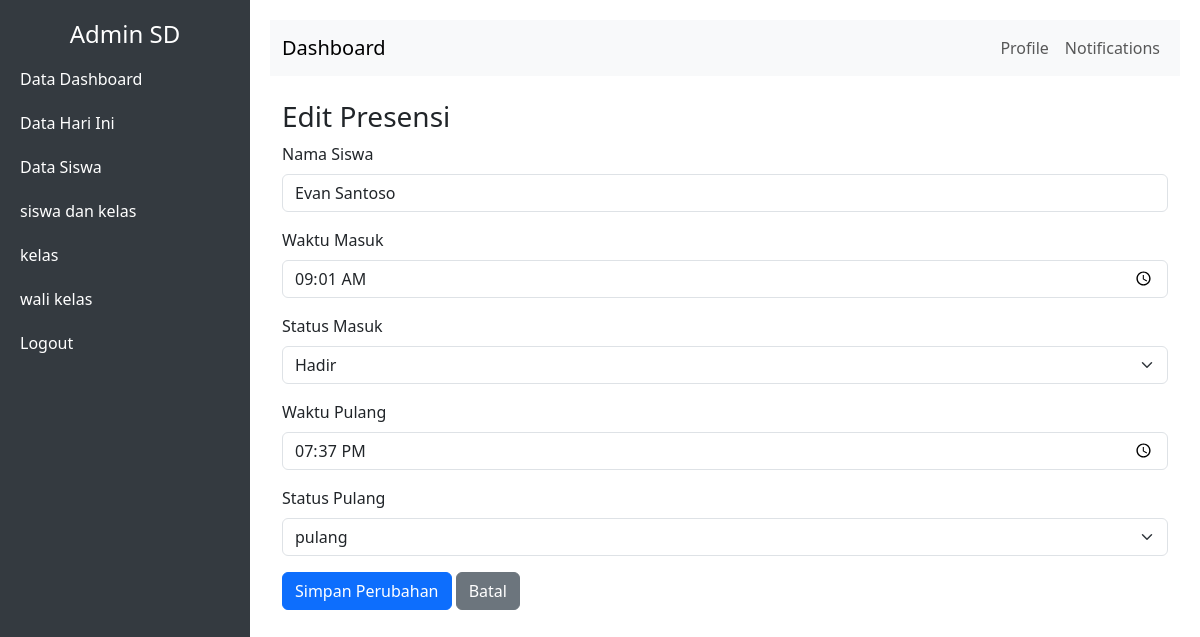
Screenshot of /edit_presensi_report.php?id=93 (signed in) with the database file from the repository.
### tables this page shows
CREATE TABLE `tingkat` (
  `id_tingkat` int(10) NOT NULL AUTO_INCREMENT,
  `tingkat` varchar(100) DEFAULT NULL,
  `status_hapus` int(10) NOT NULL DEFAULT 0,
  PRIMARY KEY (`id_tingkat`)
);

CREATE TABLE `presensi` (
  `id_presensi` int(11) NOT NULL AUTO_INCREMENT,
  `id_pergantian_kelas` int(11) NOT NULL,
  `tanggal` date NOT NULL,
  `waktu` time NOT NULL,
  `status_masuk` enum('Hadir','Izin','Sakit','Alfa') NOT NULL,
  `waktu_pulang` time DEFAULT NULL,
  `status_pulang` enum('pulang cepat','pulang') DEFAULT NULL,
  `status_hapus` int(10) NOT NULL DEFAULT 0,
  PRIMARY KEY (`id_presensi`),
  KEY `id_siswa` (`id_pergantian_kelas`)
);

CREATE TABLE `siswa` (
  `id_siswa` int(11) NOT NULL AUTO_INCREMENT,
  `nama` varchar(100) NOT NULL,
  `rfid_tag_hex` varchar(255) DEFAULT NULL,
  `rfid_tag_dec` varchar(255) DEFAULT NULL,
  `id_tingkat` int(10) DEFAULT NULL,
  `id_angkatan` int(10) DEFAULT NULL,
  `tanggal_lahir` date DEFAULT NULL,
  `status_lulus` int(10) DEFAULT 0,
  `status_keluar` int(10) DEFAULT 0,
  `status_hapus` int(10) NOT NULL DEFAULT 0,
  `nomor_orang_tua` varchar(100) DEFAULT NULL,
  PRIMARY KEY (`id_siswa`)
);

### edit_presensi_report.php (the view, shortened to what this page needs)
<?php
include "koneksi.php";
$id_presensi = $_GET['id'];
$sql = "SELECT p.*,
       s.nama AS nama_siswa,
       t.tingkat,
       ta.status_aktif
FROM presensi p
JOIN kelas_siswa ks ON p.id_pergantian_kelas = ks.id_pergantian_kelas
JOIN siswa s ON ks.id_siswa = s.id_siswa
JOIN tingkat t ON s.id_tingkat = t.id_tingkat
JOIN tahun_ajaran ta ON ks.id_tahun_ajaran = ta.id_tahun_ajaran
WHERE p.status_hapus = 0
  AND ta.status_aktif = '1'
  AND p.id_presensi = ?
ORDER BY p.waktu ASC;
";
$stmt = $conn->prepare($sql);
$stmt->bind_param("i", $id_presensi);
$stmt->execute();
$result = $stmt->get_result();
if ($result->num_rows > 0) {
    $data = $result->fetch_assoc();
} else {
    echo "<div class='alert alert-danger'>data ini di luar periode saat ini.</div>";
    exit;
}
?>
<!DOCTYPE html>
<html lang="en">
<head>
    <link href="https://cdn.jsdelivr.net/npm/bootstrap@5.3.0/dist/css/bootstrap.min.css" rel="stylesheet">
</head>
<body>
    <?php include "navbar.php"; ?>
    <div class="content">
        <nav class="navbar navbar-expand-lg navbar-light bg-light">
            <div class="container-fluid">
                <a class="navbar-brand" href="#">Dashboard</a>
                <div class="collapse navbar-collapse" id="navbarNav">
                    <ul class="navbar-nav ms-auto">
                        <li class="nav-item">
                            <a class="nav-link" href="#">Profile</a>
                        </li>
                        <li class="nav-item">
                            <a class="nav-link" href="#">Notifications</a>
                        </li>
                    </ul>
                </div>
            </div>
        </nav>
        <div class="container mt-4">
            <h3>Edit Presensi</h3>
            <form action="proses_edit_presensi_report.php" method="POST">
                <div class="mb-3">
                    <label for="nama_siswa" class="form-label">Nama Siswa</label>
                    <input type="text" id="nama_siswa" name="nama_siswa" class="form-control" value="<?php echo $data['nama_siswa']; ?>" readonly>
                </div>
                <div class="mb-3">
                    <label for="waktu_masuk" class="form-label">Waktu Masuk</label>
                    <input type="time" id="waktu_masuk" name="waktu_masuk" class="form-control" value="<?php echo $data['waktu']; ?>" required>
                </div>
                <div class="mb-3">
                    <label for="status_masuk" class="form-label">Status Masuk</label>
                    <select id="status_masuk" name="status_masuk" class="form-select" required>
                        <option value="Hadir" <?php if ($data['status_masuk'] == 'Hadir') echo 'selected'; ?>>Hadir</option>
                    </select>
                </div>
                <div class="mb-3">
                    <label for="waktu_pulang" class="form-label">Waktu Pulang</label>
                    <input type="time" id="waktu_pulang" name="waktu_pulang" class="form-control" value="<?php echo $data['waktu_pulang']; ?>">
                </div>
                <div class="mb-3">
                    <label for="status_pulang" class="form-label">Status Pulang</label>
                    <select id="status_pulang" name="status_pulang" class="form-select">
                        <option value="pulang" <?php if ($data['status_pulang'] == 'pulang') echo 'selected'; ?>>pulang</option>
                    </select>
                </div>
                <button type="submit" class="btn btn-primary">Simpan Perubahan</button>
                <a href="dashboard.php" class="btn btn-secondary">Batal</a>
            </form>
        </div>
    </div>
</body>
</html>

### navbar.php (shortened to what this page needs)
<div class="sidebar">
    <?php
    if ($_SESSION['jabatan'] == 'admin') {
    ?>
        <h4 class="text-center">Super Admin</h4>
    <?php
    } elseif ($_SESSION['jabatan'] == 'jenjang') {
        $id = $_SESSION['id_user'];
        $query_cari_id = mysqli_query($conn, "SELECT * from jenjang where id_user = '$id'");
        $row_cari_id = mysqli_fetch_array($query_cari_id);
        $id_tingkat = $row_cari_id['id_tingkat'];
        $query_tangkap_tingkat = mysqli_query($conn, "SELECT * from tingkat where id_tingkat = '$id_tingkat'");
        $row_tangkap_tingkat = mysqli_fetch_array($query_tangkap_tingkat);
        $tingkat = $row_tangkap_tingkat['tingkat'];
    ?>
        <h4 class="text-center"> Admin <?php echo $tingkat; ?></h4>
    <?php
    }
    ?>
    <a href="data_dashboard.php">Data Dashboard</a>
    <a href="dashboard.php">Data Hari Ini</a>
    <a href="data_siswa.php">Data Siswa</a>
    <a href="data_siswa_kelas.php">siswa dan kelas</a>
    <?php
    if ($_SESSION['jabatan'] == 'jenjang') {
    ?>
        <a href="kelas.php">kelas</a>
        <a href="wali_kelas.php">wali kelas</a>
    <?php
    }
    ?>
    <a href="logout.php">Logout</a>
</div>

### edit_presensi_report.php (style rules this page uses)
body { display: flex; height: 100vh; margin: 0; overflow: hidden; }
.sidebar { width: 250px; background-color: #343a40; color: #fff; display: flex; flex-direction: column; padding: 20px 0; }
.sidebar a { color: #fff; text-decoration: none; padding: 10px 20px; display: block; }
.content { flex: 1; padding: 20px; overflow-y: auto; }
.navbar { background-color: #f8f9fa; }

### rows the page displays
tingkat: tingkat "SD"
presensi: nama_siswa "Evan Santoso", waktu_masuk "09:01:00", status_masuk "Hadir", waktu_pulang "19:37:00", status_pulang "pulang"
